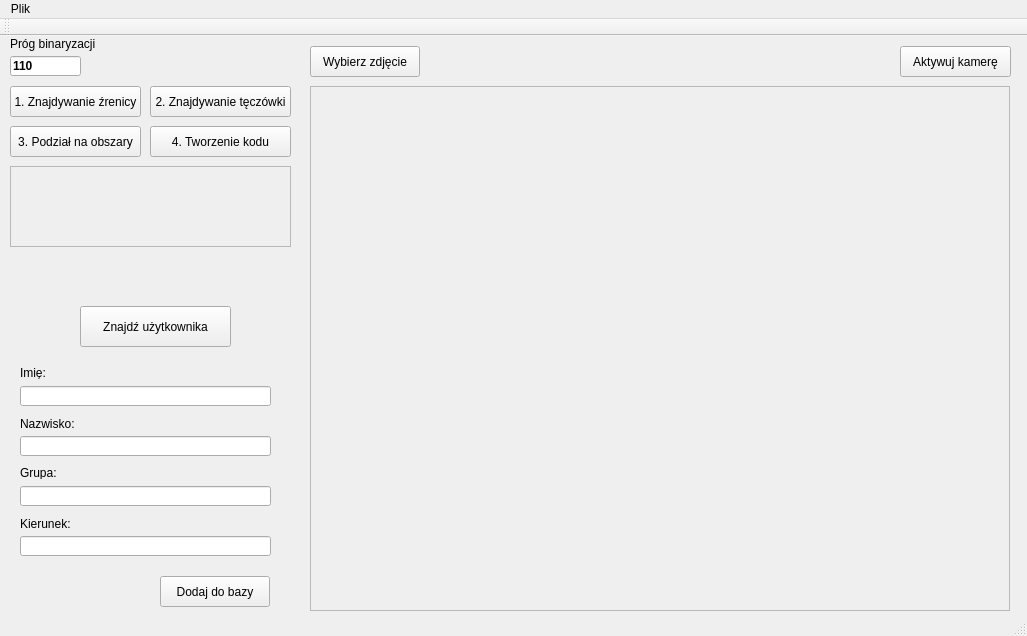
<?xml version="1.0" encoding="UTF-8"?>
<ui version="4.0">
 <class>MainWindow</class>
 <widget class="QMainWindow" name="MainWindow">
  <property name="geometry">
   <rect>
    <x>0</x>
    <y>0</y>
    <width>1027</width>
    <height>636</height>
   </rect>
  </property>
  <property name="windowTitle">
   <string>Iris Recognition</string>
  </property>
  <widget class="QWidget" name="centralWidget">
   <widget class="QLineEdit" name="nameField">
    <property name="geometry">
     <rect>
      <x>20</x>
      <y>350</y>
      <width>251</width>
      <height>20</height>
     </rect>
    </property>
   </widget>
   <widget class="QLineEdit" name="surnameField">
    <property name="geometry">
     <rect>
      <x>20</x>
      <y>400</y>
      <width>251</width>
      <height>20</height>
     </rect>
    </property>
   </widget>
   <widget class="QLabel" name="nameLabel">
    <property name="geometry">
     <rect>
      <x>20</x>
      <y>330</y>
      <width>45</width>
      <height>13</height>
     </rect>
    </property>
    <property name="text">
     <string>Imię:</string>
    </property>
   </widget>
   <widget class="QLabel" name="surnameLabel">
    <property name="geometry">
     <rect>
      <x>20</x>
      <y>380</y>
      <width>60</width>
      <height>16</height>
     </rect>
    </property>
    <property name="text">
     <string>Nazwisko:</string>
    </property>
   </widget>
   <widget class="QLabel" name="groupLabel">
    <property name="geometry">
     <rect>
      <x>20</x>
      <y>430</y>
      <width>45</width>
      <height>13</height>
     </rect>
    </property>
    <property name="text">
     <string>Grupa:</string>
    </property>
   </widget>
   <widget class="QPushButton" name="submitButton">
    <property name="geometry">
     <rect>
      <x>160</x>
      <y>540</y>
      <width>110</width>
      <height>31</height>
     </rect>
    </property>
    <property name="sizePolicy">
     <sizepolicy hsizetype="Fixed" vsizetype="Fixed">
      <horstretch>0</horstretch>
      <verstretch>0</verstretch>
     </sizepolicy>
    </property>
    <property name="acceptDrops">
     <bool>false</bool>
    </property>
    <property name="text">
     <string>Dodaj do bazy</string>
    </property>
   </widget>
   <widget class="QLabel" name="imageLabel">
    <property name="geometry">
     <rect>
      <x>310</x>
      <y>50</y>
      <width>700</width>
      <height>525</height>
     </rect>
    </property>
    <property name="frameShape">
     <enum>QFrame::StyledPanel</enum>
    </property>
    <property name="frameShadow">
     <enum>QFrame::Plain</enum>
    </property>
    <property name="text">
     <string/>
    </property>
   </widget>
   <widget class="QLineEdit" name="groupField">
    <property name="geometry">
     <rect>
      <x>20</x>
      <y>450</y>
      <width>251</width>
      <height>20</height>
     </rect>
    </property>
   </widget>
   <widget class="QLabel" name="facultyLabel">
    <property name="geometry">
     <rect>
      <x>20</x>
      <y>480</y>
      <width>50</width>
      <height>16</height>
     </rect>
    </property>
    <property name="text">
     <string>Kierunek:</string>
    </property>
   </widget>
   <widget class="QLineEdit" name="facultyField">
    <property name="geometry">
     <rect>
      <x>20</x>
      <y>500</y>
      <width>251</width>
      <height>20</height>
     </rect>
    </property>
   </widget>
   <widget class="QPushButton" name="choosePhotoButton">
    <property name="geometry">
     <rect>
      <x>310</x>
      <y>10</y>
      <width>110</width>
      <height>31</height>
     </rect>
    </property>
    <property name="text">
     <string>Wybierz zdjęcie</string>
    </property>
   </widget>
   <widget class="QPushButton" name="activeCameraButton">
    <property name="geometry">
     <rect>
      <x>900</x>
      <y>10</y>
      <width>111</width>
      <height>31</height>
     </rect>
    </property>
    <property name="text">
     <string>Aktywuj kamerę</string>
    </property>
   </widget>
   <widget class="QPushButton" name="findPupilButton">
    <property name="geometry">
     <rect>
      <x>10</x>
      <y>50</y>
      <width>131</width>
      <height>31</height>
     </rect>
    </property>
    <property name="text">
     <string>1. Znajdywanie źrenicy</string>
    </property>
   </widget>
   <widget class="QPushButton" name="findIrisButton">
    <property name="geometry">
     <rect>
      <x>150</x>
      <y>50</y>
      <width>141</width>
      <height>31</height>
     </rect>
    </property>
    <property name="text">
     <string>2. Znajdywanie tęczówki</string>
    </property>
   </widget>
   <widget class="QPushButton" name="divideIrisButton">
    <property name="geometry">
     <rect>
      <x>10</x>
      <y>90</y>
      <width>131</width>
      <height>31</height>
     </rect>
    </property>
    <property name="text">
     <string>3. Podział na obszary</string>
    </property>
   </widget>
   <widget class="QPushButton" name="makeMaskButton">
    <property name="geometry">
     <rect>
      <x>150</x>
      <y>90</y>
      <width>141</width>
      <height>31</height>
     </rect>
    </property>
    <property name="text">
     <string>4. Tworzenie kodu</string>
    </property>
   </widget>
   <widget class="QLabel" name="resultLabel">
    <property name="geometry">
     <rect>
      <x>10</x>
      <y>130</y>
      <width>281</width>
      <height>81</height>
     </rect>
    </property>
    <property name="font">
     <font>
      <pointsize>12</pointsize>
      <weight>75</weight>
      <bold>true</bold>
     </font>
    </property>
    <property name="contextMenuPolicy">
     <enum>Qt::DefaultContextMenu</enum>
    </property>
    <property name="frameShape">
     <enum>QFrame::StyledPanel</enum>
    </property>
    <property name="text">
     <string>&lt;!DOCTYPE HTML PUBLIC &quot;-//W3C//DTD HTML 4.0//EN&quot; &quot;http://www.w3.org/TR/REC-html40/strict.dtd&quot;&gt;
&lt;html&gt;&lt;head&gt;&lt;meta name=&quot;qrichtext&quot; content=&quot;1&quot; /&gt;&lt;style type=&quot;text/css&quot;&gt;
p, li { white-space: pre-wrap; }
&lt;/style&gt;&lt;/head&gt;&lt;body style=&quot; font-family:'MS Shell Dlg 2'; font-size:12pt; font-weight:600; font-style:normal;&quot;&gt;
&lt;p align=&quot;center&quot; style=&quot;-qt-paragraph-type:empty; margin-top:0px; margin-bottom:0px; margin-left:0px; margin-right:0px; -qt-block-indent:0; text-indent:0px;&quot;&gt;&lt;/p&gt;&lt;/body&gt;&lt;/html&gt;</string>
    </property>
   </widget>
   <widget class="QPushButton" name="searchButton">
    <property name="geometry">
     <rect>
      <x>80</x>
      <y>270</y>
      <width>151</width>
      <height>41</height>
     </rect>
    </property>
    <property name="text">
     <string>Znajdź użytkownika</string>
    </property>
   </widget>
   <widget class="QLineEdit" name="binaryEdit">
    <property name="geometry">
     <rect>
      <x>10</x>
      <y>20</y>
      <width>71</width>
      <height>20</height>
     </rect>
    </property>
    <property name="font">
     <font>
      <weight>75</weight>
      <bold>true</bold>
     </font>
    </property>
    <property name="text">
     <string>110</string>
    </property>
   </widget>
   <widget class="QLabel" name="label">
    <property name="geometry">
     <rect>
      <x>10</x>
      <y>0</y>
      <width>111</width>
      <height>16</height>
     </rect>
    </property>
    <property name="text">
     <string>Próg binaryzacji</string>
    </property>
   </widget>
   <widget class="QOpenCVWidget" name="cameraWidget" native="true">
    <property name="enabled">
     <bool>true</bool>
    </property>
    <property name="geometry">
     <rect>
      <x>309</x>
      <y>49</y>
      <width>701</width>
      <height>521</height>
     </rect>
    </property>
   </widget>
  </widget>
  <widget class="QMenuBar" name="menuBar">
   <property name="geometry">
    <rect>
     <x>0</x>
     <y>0</y>
     <width>1027</width>
     <height>21</height>
    </rect>
   </property>
   <widget class="QMenu" name="menuPlik">
    <property name="title">
     <string>Plik</string>
    </property>
    <addaction name="actionTestuj_folder"/>
    <addaction name="actionTestuj_baz"/>
   </widget>
   <addaction name="menuPlik"/>
  </widget>
  <widget class="QToolBar" name="mainToolBar">
   <attribute name="toolBarArea">
    <enum>TopToolBarArea</enum>
   </attribute>
   <attribute name="toolBarBreak">
    <bool>false</bool>
   </attribute>
  </widget>
  <widget class="QStatusBar" name="statusBar"/>
  <action name="actionTestuj_folder">
   <property name="text">
    <string>Testuj folder</string>
   </property>
   <property name="shortcut">
    <string>Ctrl+T</string>
   </property>
  </action>
  <action name="actionTestuj_baz">
   <property name="text">
    <string>Testuj bazę</string>
   </property>
   <property name="shortcut">
    <string>Ctrl+B</string>
   </property>
  </action>
 </widget>
 <layoutdefault spacing="6" margin="11"/>
 <customwidgets>
  <customwidget>
   <class>QOpenCVWidget</class>
   <extends>QWidget</extends>
   <header>qopencvwidget.h</header>
   <container>1</container>
  </customwidget>
 </customwidgets>
 <tabstops>
  <tabstop>nameField</tabstop>
  <tabstop>surnameField</tabstop>
  <tabstop>groupField</tabstop>
  <tabstop>facultyField</tabstop>
  <tabstop>submitButton</tabstop>
  <tabstop>findPupilButton</tabstop>
  <tabstop>divideIrisButton</tabstop>
  <tabstop>findIrisButton</tabstop>
  <tabstop>activeCameraButton</tabstop>
  <tabstop>makeMaskButton</tabstop>
  <tabstop>searchButton</tabstop>
  <tabstop>binaryEdit</tabstop>
  <tabstop>choosePhotoButton</tabstop>
 </tabstops>
 <resources/>
 <connections/>
</ui>
